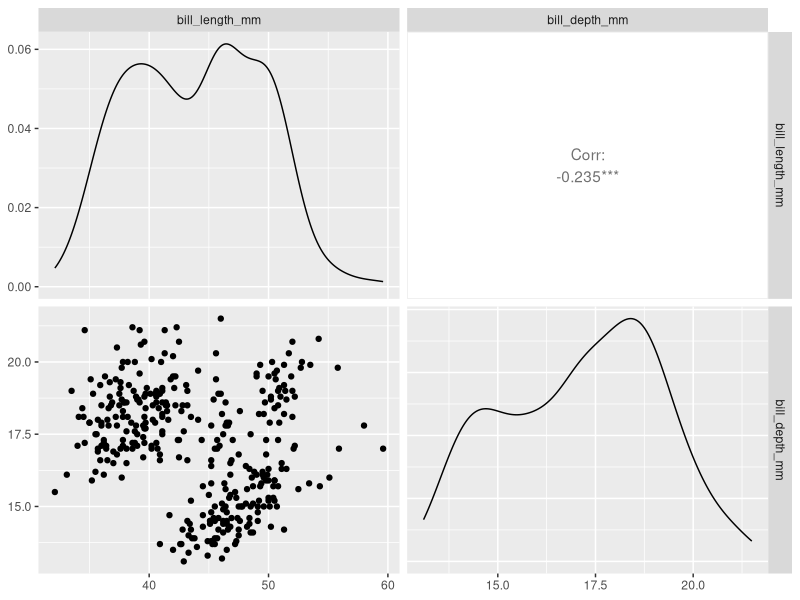
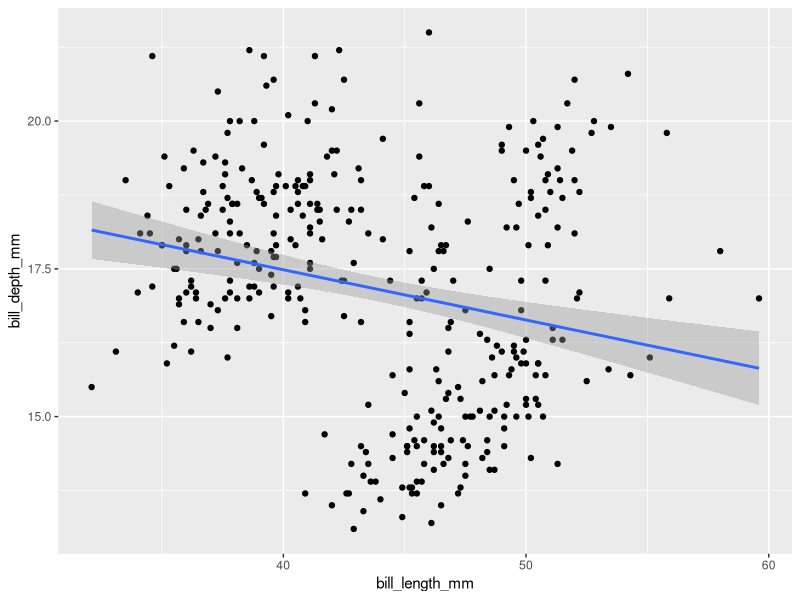
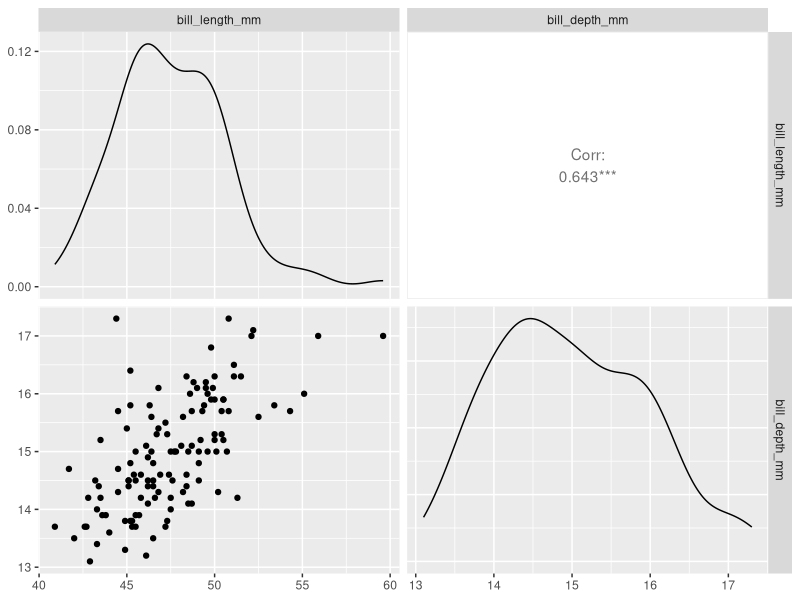
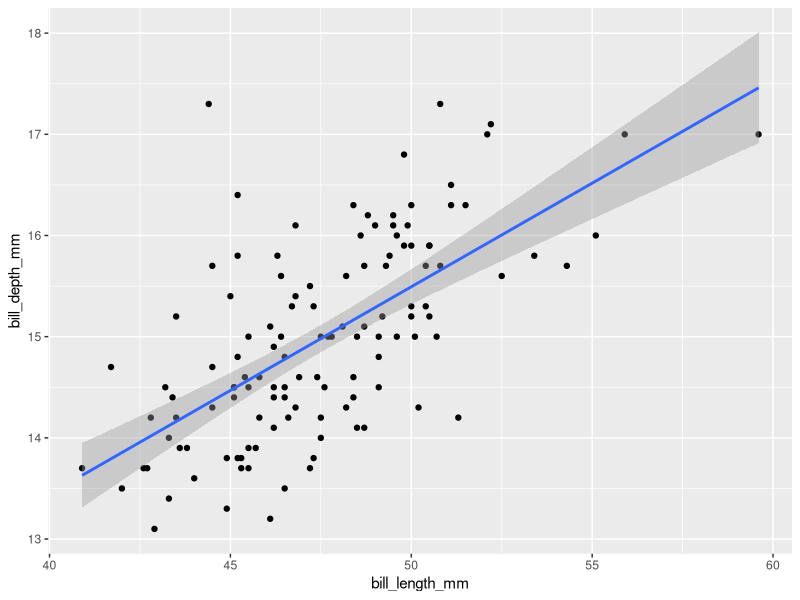
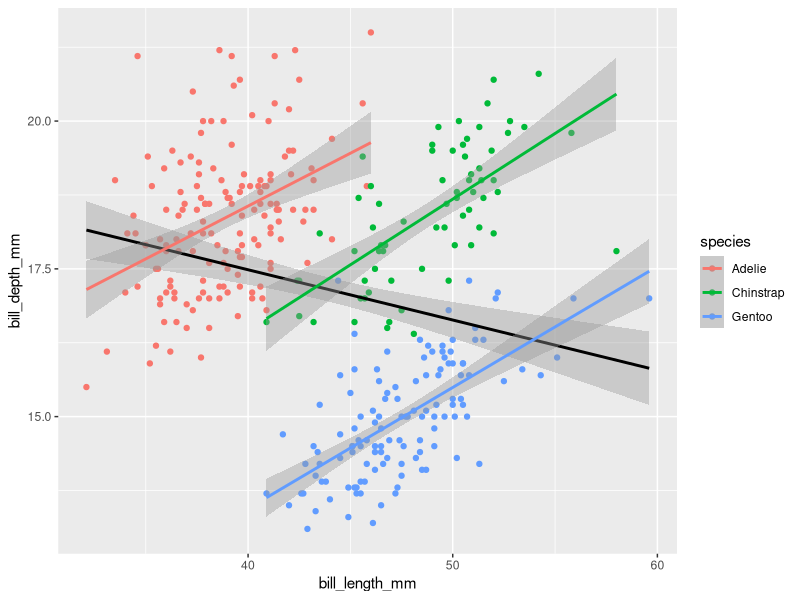
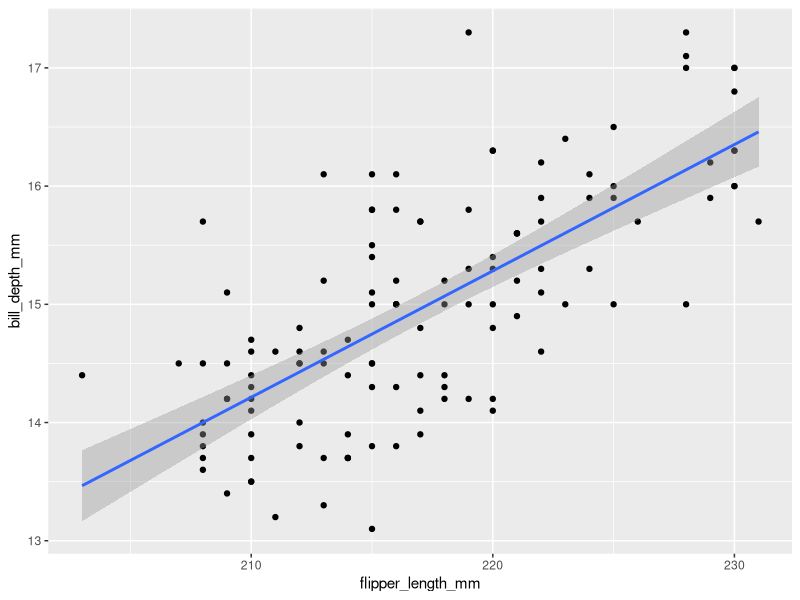

Generate these figures, in order, with R:
#DPS

#02.27.2025

##Linear Regression
  #simple way to model data
## y =B1 +B2*x + Error

##5 key assumptions
  ###linear relationship
  #### normality of model residuals
  ##### no or little multicollinearity
  ###### no auto-correlation
  ####### homoscedasticity



library(tidyverse)
library(palmerpenguins)
library(GGally)

head(penguins)

penguins %>% 
  select(bill_length_mm, bill_depth_mm) %>%
  GGally::ggpairs()


##Build Model
lm_1 = lm(bill_depth_mm ~ bill_length_mm, data=penguins)
 class(lm_1)
summary(lm_1) 

  #lm function
lm_1$coefficients ##coef is accepted form of coefficients
lm_1$coefficients[1]
lm_1$residuals

ggplot(data=penguins, aes(x=bill_length_mm, y=bill_depth_mm)) +
  geom_point() +
  geom_smooth(method="lm")


gentoo = penguins %>%
  filter(species=="Gentoo")

gentoo %>%
  select(bill_length_mm, bill_depth_mm) %>%
  ggpairs()

lm_2 = lm(bill_depth_mm ~ bill_length_mm, data=gentoo)
summary(lm_2)

ggplot(data=gentoo, aes(x=bill_length_mm, y=bill_depth_mm)) +
  geom_point() +
  geom_smooth(method="lm")


ggplot(data=penguins) +
  geom_point(aes(x=bill_length_mm, y=bill_depth_mm, color=species)) +
  geom_smooth(aes(x=bill_length_mm, y =bill_depth_mm), method = "lm", color = "black") +
  geom_smooth(aes(x=bill_length_mm, y=bill_depth_mm, color= species), method ="lm")


#Exercise 5.1

lm_gbd = lm(bill_depth_mm ~ flipper_length_mm, data=gentoo)

ggplot(data=gentoo, aes(x=flipper_length_mm, y=bill_depth_mm)) +
  geom_point() +
  geom_smooth(method ="lm")